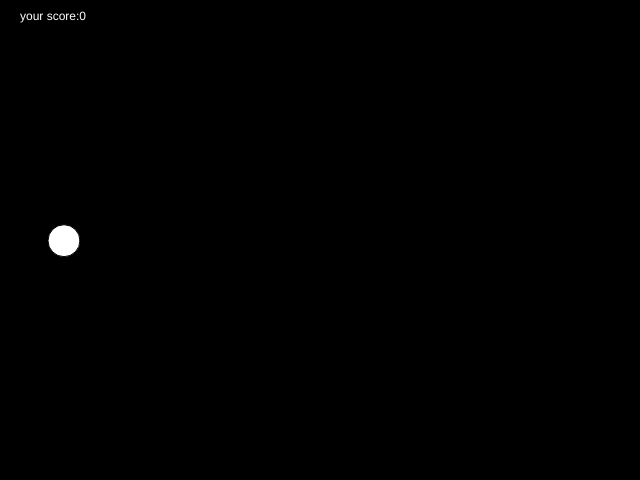
Frame 1 (no input)
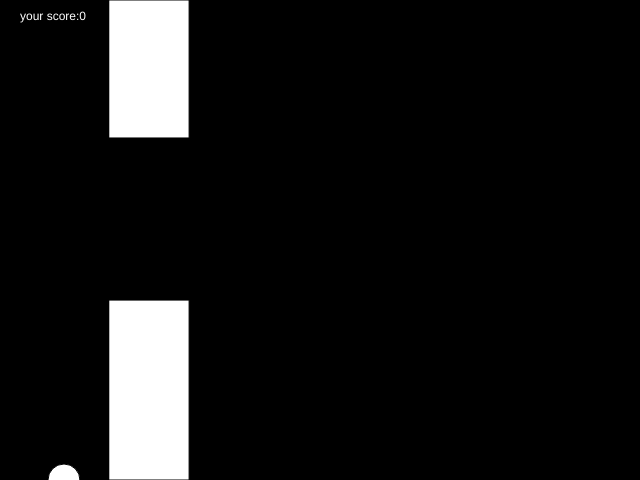
Frame 60 (no input)
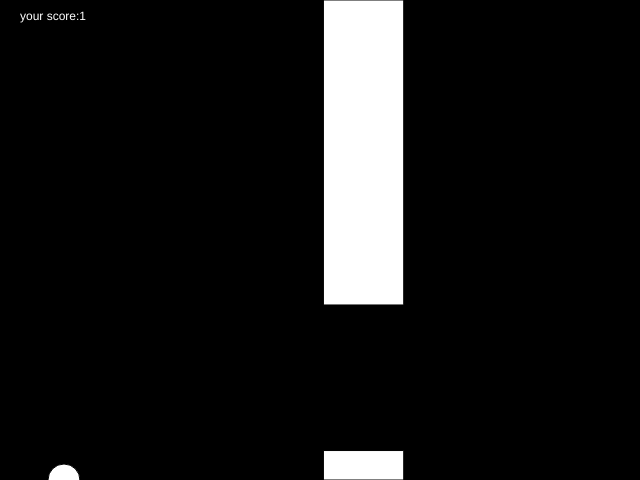
Frame 120 (the mouse pressed at the canvas centre since frame 60)

The p5.js sketch that drew these frames (run headless with seeded random() and noise() and a simulated clock; from frame 60 on, the mouse is pressed at the canvas centre):

// p5.js sketch
// ── sketch.js


var bird;
var pipes = [];
var score = 0;


function setup() {
  createCanvas(640, 480);
  bird = new Bird();
  pipes.push(new Pipe());
}

function draw() {
  background(0);

  for (var i = pipes.length - 1; i >= 0; i--) {
    pipes[i].show();
    pipes[i].update();

    if (pipes[i].hits(bird)) {
      console.log('HIT');
      bird.visible = false;
      pipes[i].visible = false;
    }

    if (pipes[i].offscreen()) {
      pipes.splice(i, 1);
    }
  }

  bird.update();
  bird.show();

  if (frameCount % 75 == 0) {
    pipes.push(new Pipe());
  }

  if(frameCount%75===0) {
    score+= 1;
  }

  this.Text = text("your score:"+score, 20, 20);

  if(this.highlight === true) { 
    score = score-10;
  }


}

function keyPressed() {
  if (key == ' ') {
    bird.up();
    score = score+1;
    //console.log("SPACE");
  }

  
}

// ── bird.js


function Bird() {
  this.y = height / 2;
  this.x = 64;

  this.gravity = 0.7;
  this.lift = -12;
  this.velocity = 0;

  this.show = function() {
    fill(255);
    ellipse(this.x, this.y, 32, 32);
  };

  this.up = function() {
    this.velocity += this.lift;
  };

  this.update = function() {
    this.velocity += this.gravity;
    // this.velocity *= 0.9;
    this.y += this.velocity;

    if (this.y > height) {
      this.y = height;
      this.velocity = 0;
    }

    if (this.y < 0) {
      this.y = 0;
      this.velocity = 0;
    }
  };
}

// ── pipe.js

function Pipe() {
  this.spacing = random(130, 175);
  this.top = random(height / 6, (3 / 4) * height);
  this.bottom = height - (this.top + this.spacing);
  this.x = width;
  this.w = 80;
  this.speed = random(6, 10);

  this.highlight = false;

  this.hits = function(bird) {
    if (bird.y < this.top || bird.y > height - this.bottom) {
      if (bird.x > this.x && bird.x < this.x + this.w) {
        this.highlight = true;
        return true;
      }
    }
    this.highlight = false;
    return false;
  };

  this.show = function() {
    fill(255);
    if (this.highlight) {
      fill(255, 0, 0);
    }
    rect(this.x, 0, this.w, this.top);
    rect(this.x, height - this.bottom, this.w, this.bottom);
  };

  this.update = function() {
    this.x -= this.speed;
  };

  this.offscreen = function() {
    if (this.x < -this.w) {
      return true;
    } else {
      return false;
    }
  };
}
